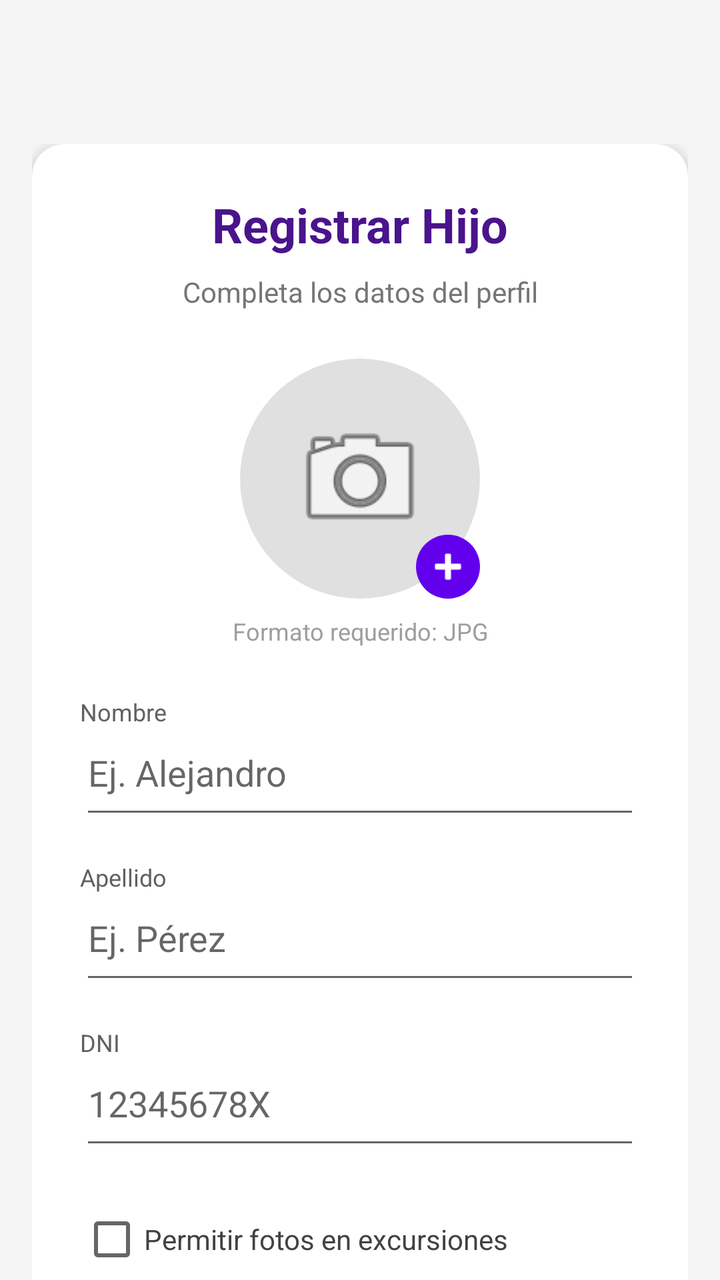
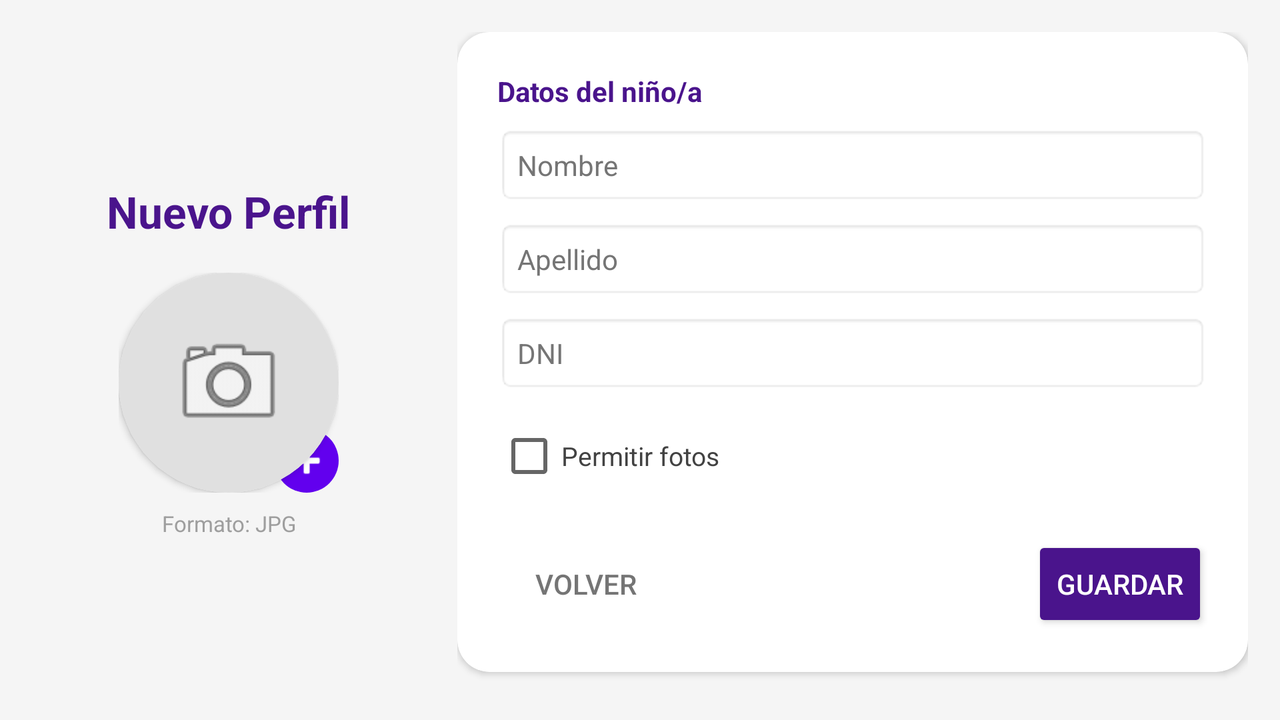

First picture: res/layout/ on a phone held upright. Second picture: the repository's own variant of that layout, on a device whose configuration matches the variant's folder. Source for both follows.
<!-- AndroidManifest.xml: application theme Theme.PicShield -->
<!-- res/layout/activity_register_child.xml -->
<?xml version="1.0" encoding="utf-8"?>
<androidx.core.widget.NestedScrollView xmlns:android="http://schemas.android.com/apk/res/android"
    xmlns:app="http://schemas.android.com/apk/res-auto"
    xmlns:tools="http://schemas.android.com/tools"
    android:layout_width="match_parent"
    android:layout_height="match_parent"
    android:background="#F5F5F5"
    android:fillViewport="true"
    android:fitsSystemWindows="true"
    android:clipToPadding="true"
    android:paddingTop="?attr/actionBarSize">

    <LinearLayout
        android:layout_width="match_parent"
        android:layout_height="wrap_content"
        android:orientation="vertical"
        android:padding="16dp">

        <androidx.cardview.widget.CardView
            android:layout_width="match_parent"
            android:layout_height="wrap_content"
            android:layout_marginBottom="16dp"
            app:cardCornerRadius="16dp"
            app:cardElevation="4dp"
            app:contentPadding="24dp">

            <LinearLayout
                android:layout_width="match_parent"
                android:layout_height="wrap_content"
                android:orientation="vertical">

                <TextView
                    android:text="Registrar Hijo"
                    android:textSize="24sp"
                    android:textStyle="bold"
                    android:textColor="#4A148C"
                    android:layout_gravity="center"
                    android:layout_width="wrap_content"
                    android:layout_height="wrap_content"
                    android:layout_marginBottom="8dp" />

                <TextView
                    android:text="Completa los datos del perfil"
                    android:textSize="14sp"
                    android:textColor="#757575"
                    android:gravity="center"
                    android:layout_width="match_parent"
                    android:layout_height="wrap_content"
                    android:layout_marginBottom="24dp" />

                <FrameLayout
                    android:layout_width="wrap_content"
                    android:layout_height="wrap_content"
                    android:layout_gravity="center"
                    android:layout_marginBottom="8dp">

                    <androidx.cardview.widget.CardView
                        android:layout_width="120dp"
                        android:layout_height="120dp"
                        app:cardCornerRadius="60dp"
                        app:cardElevation="0dp">

                        <ImageView
                            android:id="@+id/ivFacePhoto"
                            android:layout_width="match_parent"
                            android:layout_height="match_parent"
                            android:scaleType="centerCrop"
                            android:src="@android:drawable/ic_menu_camera"
                            android:background="#E0E0E0"
                            android:padding="25dp"/>
                    </androidx.cardview.widget.CardView>

                    <ImageView
                        android:layout_width="32dp"
                        android:layout_height="32dp"
                        android:layout_gravity="bottom|end"
                        android:background="@drawable/circle_background"
                        android:src="@android:drawable/ic_input_add"
                        app:tint="@android:color/white"
                        android:padding="4dp"
                        tools:ignore="ContentDescription" />
                </FrameLayout>

                <TextView
                    android:text="Formato requerido: JPG"
                    android:textSize="12sp"
                    android:textColor="#9E9E9E"
                    android:gravity="center"
                    android:layout_gravity="center"
                    android:layout_width="wrap_content"
                    android:layout_height="wrap_content"
                    android:layout_marginBottom="24dp" />

                <TextView
                    android:text="Nombre"
                    android:textSize="12sp"
                    android:textColor="#616161"
                    android:layout_width="wrap_content"
                    android:layout_height="wrap_content"/>
                <EditText
                    android:id="@+id/etFirstName"
                    android:layout_width="match_parent"
                    android:layout_height="wrap_content"
                    android:hint="Ej. Alejandro"
                    android:inputType="textPersonName|textCapWords"
                    android:paddingBottom="16dp"
                    android:layout_marginBottom="8dp"/>

                <TextView
                    android:text="Apellido"
                    android:textSize="12sp"
                    android:textColor="#616161"
                    android:layout_width="wrap_content"
                    android:layout_height="wrap_content"
                    android:layout_marginTop="8dp"/>
                <EditText
                    android:id="@+id/etLastName"
                    android:layout_width="match_parent"
                    android:layout_height="wrap_content"
                    android:hint="Ej. Pérez"
                    android:inputType="textPersonName|textCapWords"
                    android:paddingBottom="16dp"
                    android:layout_marginBottom="8dp"/>

                <TextView
                    android:text="DNI"
                    android:textSize="12sp"
                    android:textColor="#616161"
                    android:layout_width="wrap_content"
                    android:layout_height="wrap_content"
                    android:layout_marginTop="8dp"/>
                <EditText
                    android:id="@+id/etDNI"
                    android:layout_width="match_parent"
                    android:layout_height="wrap_content"
                    android:hint="12345678X"
                    android:inputType="textCapCharacters"
                    android:maxLength="9"
                    android:paddingBottom="16dp"/>

                <CheckBox
                    android:id="@+id/cbAllowPhotos"
                    android:layout_width="wrap_content"
                    android:layout_height="wrap_content"
                    android:layout_marginTop="16dp"
                    android:text="Permitir fotos en excursiones"
                    android:textColor="#424242" />

                <Button
                    android:id="@+id/btnSaveChild"
                    android:layout_width="match_parent"
                    android:layout_height="60dp"
                    android:layout_marginTop="24dp"
                    android:text="Guardar Hijo"
                    android:textStyle="bold" />

            </LinearLayout>
        </androidx.cardview.widget.CardView>

        <TextView
            android:text="Hijos registrados:"
            android:textSize="18sp"
            android:textStyle="bold"
            android:textColor="#333333"
            android:layout_width="wrap_content"
            android:layout_height="wrap_content"
            android:layout_marginTop="12dp"
            android:layout_marginBottom="8dp"
            android:layout_marginStart="4dp"/>

        <androidx.recyclerview.widget.RecyclerView
            android:id="@+id/rvChildren"
            android:layout_width="match_parent"
            android:layout_height="wrap_content"
            android:nestedScrollingEnabled="false"
            tools:listitem="@layout/item_child"
            tools:itemCount="2" />

        <Button
            android:id="@+id/btnBack"
            style="?android:attr/borderlessButtonStyle"
            android:layout_width="wrap_content"
            android:layout_height="wrap_content"
            android:text="Volver atrás"
            android:textColor="#6200EE"
            android:layout_gravity="center_horizontal"
            android:layout_marginTop="24dp"
            android:layout_marginBottom="16dp" />

    </LinearLayout>

</androidx.core.widget.NestedScrollView>
<!-- res/layout/item_child.xml (included above) -->
<?xml version="1.0" encoding="utf-8"?>
<androidx.cardview.widget.CardView xmlns:android="http://schemas.android.com/apk/res/android"
    xmlns:app="http://schemas.android.com/apk/res-auto"
    android:layout_width="match_parent"
    android:layout_height="wrap_content"
    android:layout_marginHorizontal="16dp"
    android:layout_marginVertical="6dp"
    app:cardCornerRadius="16dp"
    app:cardElevation="2dp"
    app:cardBackgroundColor="@android:color/white">

    <LinearLayout
        android:layout_width="match_parent"
        android:layout_height="wrap_content"
        android:orientation="horizontal"
        android:padding="12dp"
        android:gravity="center_vertical">

        <androidx.cardview.widget.CardView
            android:layout_width="56dp"
            android:layout_height="56dp"
            app:cardCornerRadius="28dp"
            app:cardElevation="0dp">
            <ImageView
                android:id="@+id/ivChildPhoto"
                android:layout_width="match_parent"
                android:layout_height="match_parent"
                android:scaleType="centerCrop"
                android:src="@android:drawable/ic_menu_camera"
                android:background="#E0E0E0" />
        </androidx.cardview.widget.CardView>

        <LinearLayout
            android:layout_width="0dp"
            android:layout_height="wrap_content"
            android:layout_weight="1"
            android:orientation="vertical"
            android:layout_marginStart="16dp">
            <TextView
                android:id="@+id/tvChildName"
                android:text="Nombre"
                android:textStyle="bold"
                android:textColor="#333333"
                android:textSize="16sp"
                android:layout_width="wrap_content"
                android:layout_height="wrap_content"/>
            <TextView
                android:id="@+id/tvChildDni"
                android:text="DNI"
                android:textSize="13sp"
                android:textColor="#757575"
                android:layout_marginTop="2dp"
                android:layout_width="wrap_content"
                android:layout_height="wrap_content"/>
        </LinearLayout>

        <ImageView
            android:id="@+id/ivPhotoStatus"
            android:layout_width="28dp"
            android:layout_height="28dp"
            android:src="@android:drawable/ic_menu_camera"
            app:tint="#4CAF50" />

    </LinearLayout>
</androidx.cardview.widget.CardView>
<!-- resources referenced by this layout -->
<resources>
  <!-- drawable circle_background (drawable) -->
  <shape xmlns:android="http://schemas.android.com/apk/res/android"
      android:shape="oval">
      <solid android:color="@color/purple_500" /> </shape>
  <style name="Theme.PicShield" parent="Theme.MaterialComponents.DayNight.DarkActionBar">
          
          <item name="colorPrimary">@color/purple_500</item>
          <item name="colorPrimaryVariant">@color/purple_700</item>
          <item name="colorOnPrimary">@color/white</item>
          
          <item name="colorSecondary">@color/teal_200</item>
          <item name="colorSecondaryVariant">@color/teal_700</item>
          <item name="colorOnSecondary">@color/black</item>
          
          <item name="android:statusBarColor">?attr/colorPrimaryVariant</item>
          
      </style>
  <color name="purple_500">#FF6200EE</color>
  <color name="purple_700">#FF3700B3</color>
  <color name="white">#FFFFFFFF</color>
  <color name="teal_200">#FF03DAC5</color>
  <color name="teal_700">#FF018786</color>
  <color name="black">#FF000000</color>
</resources>
<!-- res/layout-land/activity_register_child.xml (the author's variant of the layout above) -->
<!-- drawn on the phone turned sideways -->
<?xml version="1.0" encoding="utf-8"?>
<LinearLayout xmlns:android="http://schemas.android.com/apk/res/android"
    xmlns:app="http://schemas.android.com/apk/res-auto"
    xmlns:tools="http://schemas.android.com/tools"
    android:layout_width="match_parent"
    android:layout_height="match_parent"
    android:background="#F5F5F5"
    android:baselineAligned="false"
    android:orientation="horizontal"
    android:fitsSystemWindows="true"
    android:padding="16dp">

    <LinearLayout
        android:layout_width="0dp"
        android:layout_height="match_parent"
        android:layout_weight="0.35"
        android:gravity="center"
        android:orientation="vertical"
        android:paddingEnd="16dp">

        <TextView
            android:text="@string/reg_child_title_land"
            android:textSize="22sp"
            android:textStyle="bold"
            android:textColor="#4A148C"
            android:gravity="center"
            android:layout_width="wrap_content"
            android:layout_height="wrap_content"
            android:layout_marginBottom="16dp" />

        <FrameLayout
            android:layout_width="wrap_content"
            android:layout_height="wrap_content"
            android:layout_marginBottom="8dp">

            <androidx.cardview.widget.CardView
                android:layout_width="110dp"
                android:layout_height="110dp"
                app:cardCornerRadius="55dp"
                app:cardElevation="2dp">

                <ImageView
                    android:id="@+id/ivFacePhoto"
                    android:layout_width="match_parent"
                    android:layout_height="match_parent"
                    android:scaleType="centerCrop"
                    android:src="@android:drawable/ic_menu_camera"
                    android:background="#E0E0E0"
                    android:padding="25dp"/>
            </androidx.cardview.widget.CardView>

            <ImageView
                android:layout_width="32dp"
                android:layout_height="32dp"
                android:layout_gravity="bottom|end"
                android:background="@drawable/circle_background"
                android:src="@android:drawable/ic_input_add"
                app:tint="@android:color/white"
                android:padding="4dp"
                tools:ignore="ContentDescription" />
        </FrameLayout>

        <TextView
            android:text="@string/reg_child_format_warning_short"
            android:textSize="11sp"
            android:textColor="#9E9E9E"
            android:gravity="center"
            android:layout_width="wrap_content"
            android:layout_height="wrap_content" />

    </LinearLayout>

    <androidx.core.widget.NestedScrollView
        android:layout_width="0dp"
        android:layout_height="match_parent"
        android:layout_weight="0.65"
        android:fillViewport="true">

        <LinearLayout
            android:layout_width="match_parent"
            android:layout_height="wrap_content"
            android:orientation="vertical">

            <androidx.cardview.widget.CardView
                android:layout_width="match_parent"
                android:layout_height="wrap_content"
                app:cardCornerRadius="16dp"
                app:cardElevation="2dp"
                app:cardBackgroundColor="@android:color/white">

                <LinearLayout
                    android:layout_width="match_parent"
                    android:layout_height="wrap_content"
                    android:orientation="vertical"
                    android:padding="20dp">

                    <TextView
                        android:layout_width="wrap_content"
                        android:layout_height="wrap_content"
                        android:text="@string/reg_child_subtitle_land"
                        android:textSize="14sp"
                        android:textStyle="bold"
                        android:textColor="#4A148C"
                        android:layout_marginBottom="8dp"/>

                    <EditText
                        android:id="@+id/etFirstName"
                        android:layout_width="match_parent"
                        android:layout_height="wrap_content"
                        android:hint="@string/reg_child_hint_name"
                        android:inputType="textPersonName|textCapWords"
                        android:background="@android:drawable/editbox_background_normal"
                        android:textColor="#333333"
                        android:textColorHint="#757575"
                        android:padding="10dp"
                        android:textSize="14sp"
                        android:layout_marginBottom="8dp"/>

                    <EditText
                        android:id="@+id/etLastName"
                        android:layout_width="match_parent"
                        android:layout_height="wrap_content"
                        android:hint="@string/reg_child_hint_surname"
                        android:inputType="textPersonName|textCapWords"
                        android:background="@android:drawable/editbox_background_normal"
                        android:textColor="#333333"
                        android:textColorHint="#757575"
                        android:padding="10dp"
                        android:textSize="14sp"
                        android:layout_marginBottom="8dp"/>

                    <EditText
                        android:id="@+id/etDNI"
                        android:layout_width="match_parent"
                        android:layout_height="wrap_content"
                        android:hint="@string/reg_child_hint_dni"
                        android:inputType="textCapCharacters"
                        android:maxLength="9"
                        android:background="@android:drawable/editbox_background_normal"
                        android:textColor="#333333"
                        android:textColorHint="#757575"
                        android:padding="10dp"
                        android:textSize="14sp"/>

                    <CheckBox
                        android:id="@+id/cbAllowPhotos"
                        android:layout_width="wrap_content"
                        android:layout_height="wrap_content"
                        android:layout_marginTop="8dp"
                        android:text="@string/reg_child_cb_photos_short"
                        android:textSize="13sp"
                        android:textColor="#424242" />

                    <LinearLayout
                        android:layout_width="match_parent"
                        android:layout_height="wrap_content"
                        android:orientation="horizontal"
                        android:layout_marginTop="16dp">

                        <Button
                            android:id="@+id/btnBack"
                            style="?android:attr/borderlessButtonStyle"
                            android:layout_width="wrap_content"
                            android:layout_height="wrap_content"
                            android:text="@string/reg_child_btn_back_short"
                            android:textColor="#757575" />

                        <View android:layout_width="0dp" android:layout_height="0dp" android:layout_weight="1"/>

                        <Button
                            android:id="@+id/btnSaveChild"
                            android:layout_width="wrap_content"
                            android:layout_height="wrap_content"
                            android:text="@string/reg_child_btn_save_short"
                            android:textColor="@android:color/white"
                            android:backgroundTint="#4A148C"/>
                    </LinearLayout>

                </LinearLayout>
            </androidx.cardview.widget.CardView>

            <TextView
                android:layout_width="wrap_content"
                android:layout_height="wrap_content"
                android:text="@string/reg_child_list_header"
                android:textSize="16sp"
                android:textStyle="bold"
                android:textColor="#333333"
                android:layout_marginTop="16dp"
                android:layout_marginBottom="8dp"
                android:layout_marginStart="4dp"/>

            <androidx.recyclerview.widget.RecyclerView
                android:id="@+id/rvChildren"
                android:layout_width="match_parent"
                android:layout_height="wrap_content"
                android:nestedScrollingEnabled="false"
                tools:itemCount="1" />

        </LinearLayout>
    </androidx.core.widget.NestedScrollView>

</LinearLayout>
<!-- resources referenced by the variant -->
<!-- as the phone turned sideways resolves them -->
<resources>
  <!-- drawable circle_background (drawable) -->
  <shape xmlns:android="http://schemas.android.com/apk/res/android"
      android:shape="oval">
      <solid android:color="@color/purple_500" /> </shape>
  <string name="reg_child_btn_back_short">Volver</string>
  <string name="reg_child_btn_save_short">Guardar</string>
  <string name="reg_child_cb_photos_short">Permitir fotos</string>
  <string name="reg_child_format_warning_short">Formato: JPG</string>
  <string name="reg_child_hint_dni">DNI</string>
  <string name="reg_child_hint_name">Nombre</string>
  <string name="reg_child_hint_surname">Apellido</string>
  <string name="reg_child_list_header">Hijos registrados:</string>
  <string name="reg_child_subtitle_land">Datos del niño/a</string>
  <string name="reg_child_title_land">Nuevo Perfil</string>
  <style name="Theme.PicShield" parent="Theme.MaterialComponents.DayNight.DarkActionBar">
          
          <item name="colorPrimary">@color/purple_500</item>
          <item name="colorPrimaryVariant">@color/purple_700</item>
          <item name="colorOnPrimary">@color/white</item>
          
          <item name="colorSecondary">@color/teal_200</item>
          <item name="colorSecondaryVariant">@color/teal_700</item>
          <item name="colorOnSecondary">@color/black</item>
          
          <item name="android:statusBarColor">?attr/colorPrimaryVariant</item>
          
      </style>
  <color name="purple_500">#FF6200EE</color>
  <color name="purple_700">#FF3700B3</color>
  <color name="white">#FFFFFFFF</color>
  <color name="teal_200">#FF03DAC5</color>
  <color name="teal_700">#FF018786</color>
  <color name="black">#FF000000</color>
</resources>
